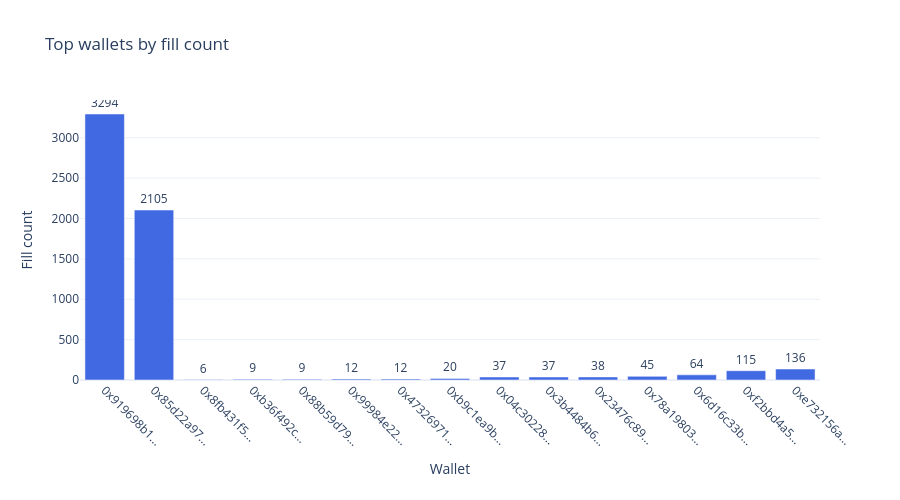

Notebook cell for this chart:
### Code cell
top15 = wallet_stats.head(15)

fig_wallet = go.Figure()
fig_wallet.add_trace(go.Bar(
    x=top15.index.str[:10] + '...',
    y=top15['fill_count'],
    marker_color='royalblue',
    text=top15['fill_count'],
    textposition='outside',
))

fig_wallet.update_layout(
    title='Top wallets by fill count',
    xaxis_title='Wallet',
    yaxis_title='Fill count',
    template='plotly_white',
    height=500,
    margin=dict(b=120),
)
fig_wallet.update_xaxes(tickangle=45)
fig_wallet.show()

### Figure 1 — Plotly figure (JSON) as saved in the notebook; plotly's stock layout.template omitted (floating-point values rounded to 4 significant figures)
{"data": [{"marker": {"color": "royalblue"}, "text": [3294.0, 2105.0, 6.0, 9.0, 9.0, 12.0, 12.0, 20.0, 37.0, 37.0, 38.0, 45.0, 64.0, 115.0, 136.0], "textposition": "outside", "type": "bar", "x": ["0x919698b1...", "0x85d22a97...", "0x8fb431f5...", "0xb36f492c...", "0x88b59d79...", "0x99984e22...", "0x47326971...", "0xb9c1ea9b...", "0x04c30228...", "0x3b4484b6...", "0x23476c89...", "0x78a19803...", "0x6d16c33b...", "0xf2bbd4a5...", "0xe732156a..."], "y": [3294, 2105, 6, 9, 9, 12, 12, 20, 37, 37, 38, 45, 64, 115, 136]}], "layout": {"height": 500, "margin": {"b": 120}, "title": {"text": "Top wallets by fill count"}, "xaxis": {"tickangle": 45, "title": {"text": "Wallet"}}, "yaxis": {"title": {"text": "Fill count"}}}}
